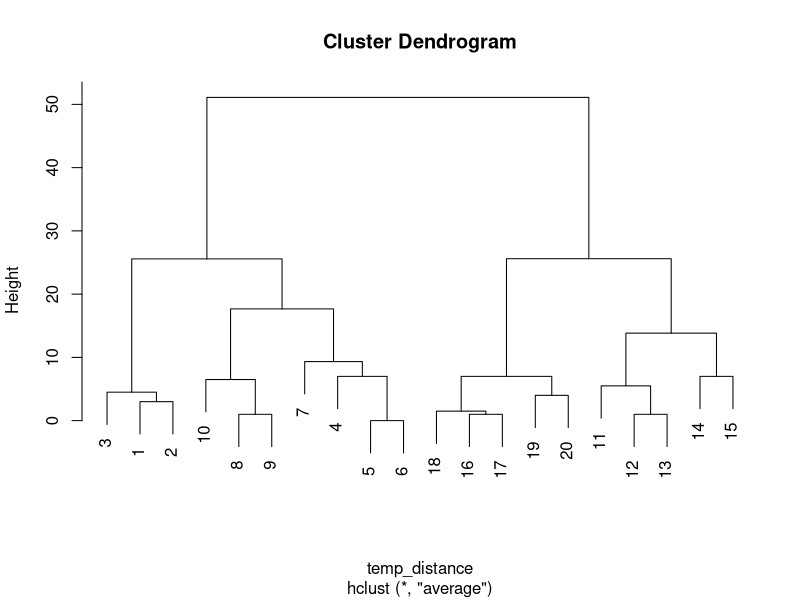

The R source for this figure:
#Course      :  CS-513
#First_Name  :  Charmi
#Last_Name   :  Bhikadiya
#ID          :  10412409

#Please use the "Hierarchical Clustering in R and the "average" linkage method to cluster the following  10 items

rm(list=ls())

#1.Hierarchical Clustering in R and the "average" linkage method to cluster the 10 items
x <- c (7,10,13,21,28,28,35,43,44,50)
y <- c (57,62,63,71,78,88,89,90,94,98)

temp <- c(x,y)
temp

temp_distance <- dist(temp)
temp_distance

HC <- hclust(temp_distance, method="average")
plot(HC)